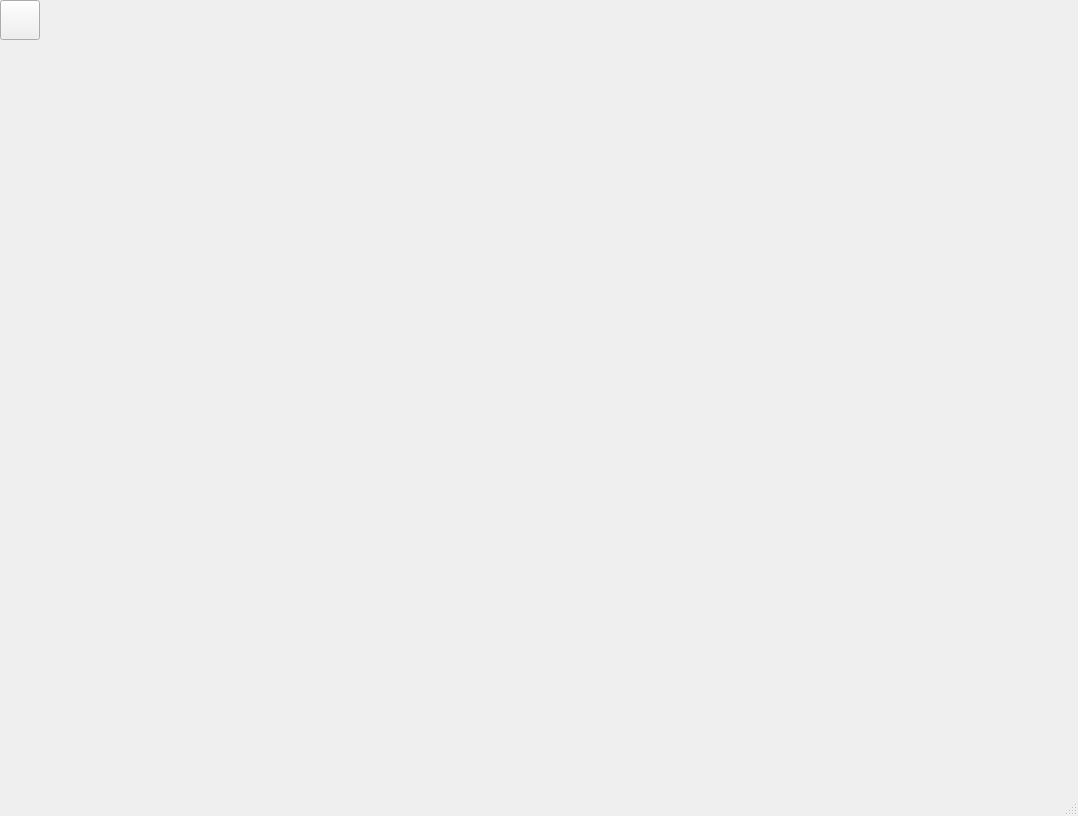
<?xml version="1.0" encoding="UTF-8"?>
<ui version="4.0">
 <class>MainWindow</class>
 <widget class="QMainWindow" name="MainWindow">
  <property name="geometry">
   <rect>
    <x>0</x>
    <y>0</y>
    <width>1078</width>
    <height>816</height>
   </rect>
  </property>
  <property name="windowTitle">
   <string>MainWindow</string>
  </property>
  <widget class="QWidget" name="centralwidget">
   <widget class="QPushButton" name="btn">
    <property name="geometry">
     <rect>
      <x>0</x>
      <y>0</y>
      <width>40</width>
      <height>40</height>
     </rect>
    </property>
    <property name="icon">
     <iconset>
      <normaloff>C:/Users/PC-07/Desktop/40pix/0.png</normaloff>C:/Users/PC-07/Desktop/40pix/0.png</iconset>
    </property>
    <property name="iconSize">
     <size>
      <width>40</width>
      <height>40</height>
     </size>
    </property>
   </widget>
  </widget>
  <widget class="QMenuBar" name="menubar">
   <property name="geometry">
    <rect>
     <x>0</x>
     <y>0</y>
     <width>1078</width>
     <height>21</height>
    </rect>
   </property>
  </widget>
  <widget class="QStatusBar" name="statusbar"/>
 </widget>
 <resources/>
 <connections/>
</ui>
